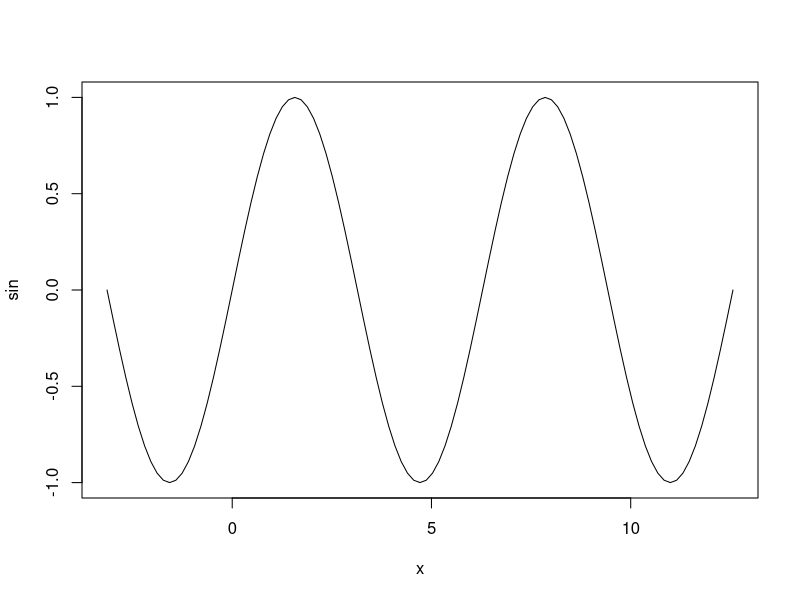

Write the R code that produced this figure.
## ---- chunk 1
# skalar
s <- 4 

# numerik vektor 
v <- c(1,2,5.3,6,-2,4)

# 3 x 4 numerik matris 
m <- matrix(1:12, nrow=3,ncol=4)
m
## ---- chunk 2
# karakter vektor
v <- c("bir","iki","uc") 
v
## ---- chunk 3
plot(sin, -pi, 4*pi)
## ---- chunk 4
7 > 5 # Buyuktur
7 <= 5 # Kucuk esittir
7 == 5 # Esittir
7 != 5 # Esit degildir
## ---- chunk 5
(5 > 7) & (6*7 == 42)
(5 > 7) | (6*7 == 42)
## ---- chunk 6
pi
## ---- chunk 7
pi*10
cos(pi)
## ---- chunk 8
pi.yaklasik <- 22/7
pi.yaklasik
## ---- chunk 9
ls() 
objects()
## ---- chunk 10
rm("pi.yaklasik")
ls()
rm(list=ls()) # hepsini sil
